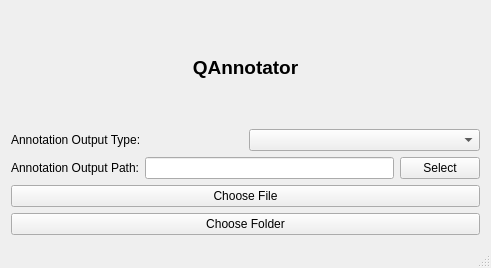
<?xml version="1.0" encoding="UTF-8"?>
<ui version="4.0">
 <class>MainWindow</class>
 <widget class="QMainWindow" name="MainWindow">
  <property name="geometry">
   <rect>
    <x>0</x>
    <y>0</y>
    <width>491</width>
    <height>268</height>
   </rect>
  </property>
  <property name="windowTitle">
   <string>MainWindow</string>
  </property>
  <widget class="QWidget" name="centralWidget">
   <layout class="QGridLayout" name="gridLayout">
    <item row="0" column="0">
     <layout class="QHBoxLayout" name="horizontalLayout_3">
      <item>
       <widget class="QLabel" name="label">
        <property name="font">
         <font>
          <pointsize>14</pointsize>
          <weight>75</weight>
          <bold>true</bold>
         </font>
        </property>
        <property name="text">
         <string>QAnnotator</string>
        </property>
        <property name="alignment">
         <set>Qt::AlignCenter</set>
        </property>
       </widget>
      </item>
     </layout>
    </item>
    <item row="1" column="0">
     <layout class="QHBoxLayout" name="horizontalLayout">
      <item>
       <widget class="QLabel" name="label_2">
        <property name="text">
         <string>Annotation Output Type:</string>
        </property>
       </widget>
      </item>
      <item>
       <widget class="QComboBox" name="outputType"/>
      </item>
     </layout>
    </item>
    <item row="2" column="0">
     <layout class="QHBoxLayout" name="horizontalLayout_2">
      <item>
       <widget class="QLabel" name="label_3">
        <property name="text">
         <string>Annotation Output Path:</string>
        </property>
       </widget>
      </item>
      <item>
       <widget class="QLineEdit" name="outputPath">
        <property name="enabled">
         <bool>true</bool>
        </property>
        <property name="cursor">
         <cursorShape>ArrowCursor</cursorShape>
        </property>
        <property name="mouseTracking">
         <bool>false</bool>
        </property>
        <property name="focusPolicy">
         <enum>Qt::NoFocus</enum>
        </property>
        <property name="contextMenuPolicy">
         <enum>Qt::NoContextMenu</enum>
        </property>
        <property name="acceptDrops">
         <bool>false</bool>
        </property>
        <property name="readOnly">
         <bool>true</bool>
        </property>
       </widget>
      </item>
      <item>
       <widget class="QPushButton" name="selectOutputButton">
        <property name="text">
         <string>Select</string>
        </property>
       </widget>
      </item>
     </layout>
    </item>
    <item row="3" column="0">
     <widget class="QPushButton" name="chooseFileButton">
      <property name="text">
       <string>Choose File</string>
      </property>
     </widget>
    </item>
    <item row="4" column="0">
     <widget class="QPushButton" name="chooseDirButton">
      <property name="text">
       <string>Choose Folder</string>
      </property>
     </widget>
    </item>
   </layout>
  </widget>
  <widget class="QMenuBar" name="menuBar">
   <property name="geometry">
    <rect>
     <x>0</x>
     <y>0</y>
     <width>491</width>
     <height>23</height>
    </rect>
   </property>
  </widget>
  <widget class="QStatusBar" name="statusBar"/>
 </widget>
 <layoutdefault spacing="6" margin="11"/>
 <resources/>
 <connections/>
</ui>
